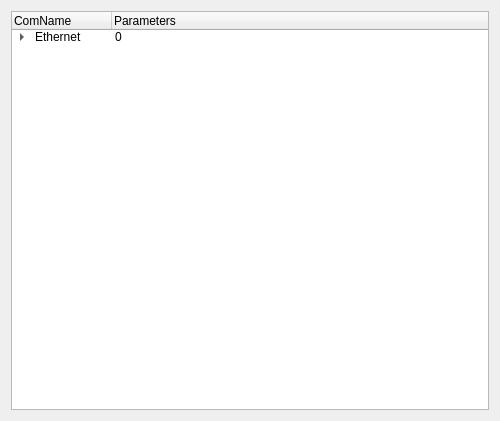
<?xml version="1.0" encoding="UTF-8"?>
<ui version="4.0">
 <class>Form</class>
 <widget class="QWidget" name="Form">
  <property name="geometry">
   <rect>
    <x>0</x>
    <y>0</y>
    <width>500</width>
    <height>421</height>
   </rect>
  </property>
  <property name="windowTitle">
   <string>Form</string>
  </property>
  <layout class="QVBoxLayout" name="verticalLayout">
   <item>
    <widget class="QTreeWidget" name="treeWidget">
     <column>
      <property name="text">
       <string>ComName</string>
      </property>
     </column>
     <column>
      <property name="text">
       <string>Parameters</string>
      </property>
     </column>
     <item>
      <property name="text">
       <string>Ethernet</string>
      </property>
      <property name="text">
       <string>0</string>
      </property>
      <item>
       <property name="text">
        <string>裸机网口</string>
       </property>
       <property name="text">
        <string>0</string>
       </property>
      </item>
     </item>
    </widget>
   </item>
  </layout>
 </widget>
 <resources/>
 <connections/>
</ui>
